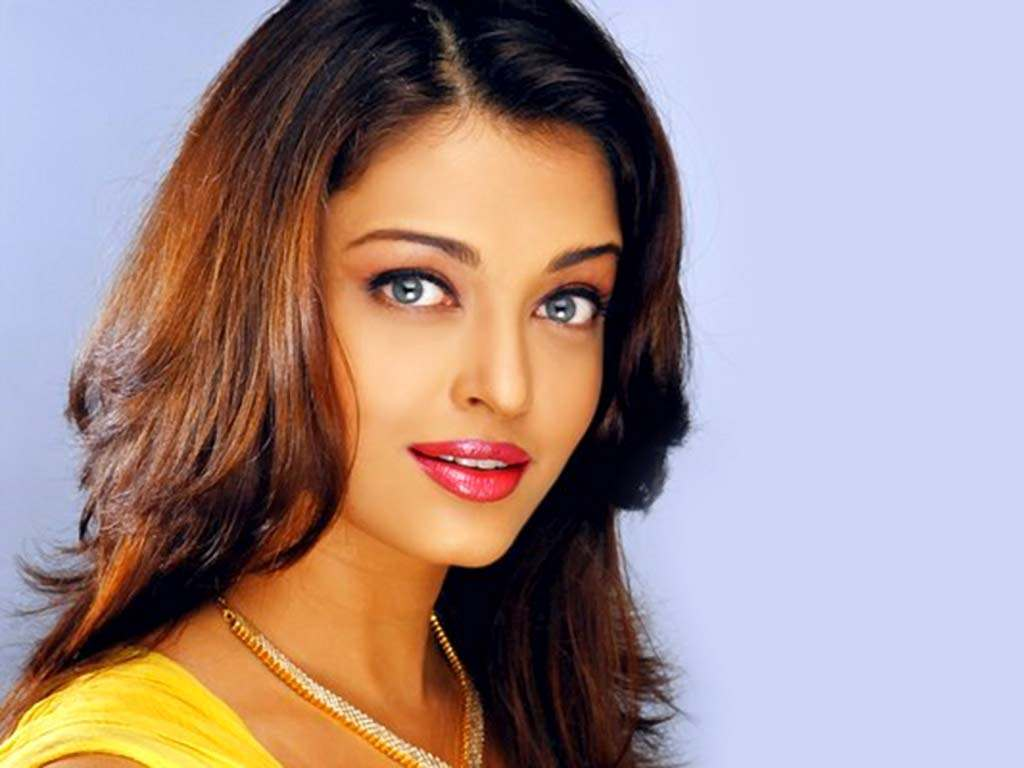
#> input picture assg3/aish.jpg, 1024 x 768 px
$ python knn_image.py aish.jpg black-dot.jpg
#> lines starting #> are read from the running program, lines starting #| are printed output that depends on the picture
#!/usr/bin/python3
import sys
import cv2
import numpy as np
import matplotlib.pyplot as plt

imgA = cv2.imread(sys.argv[1],0)
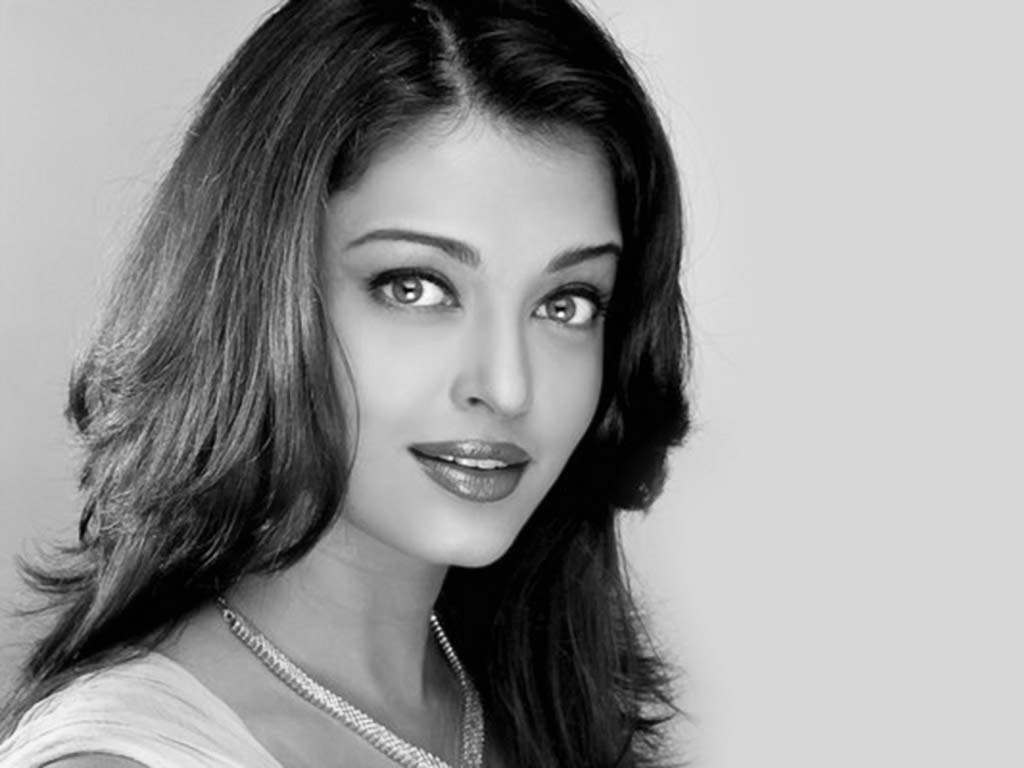
#> imgA: shape (768, 1024); min 0, max 255, mean 149.6
imgB = cv2.imread(sys.argv[2],0)
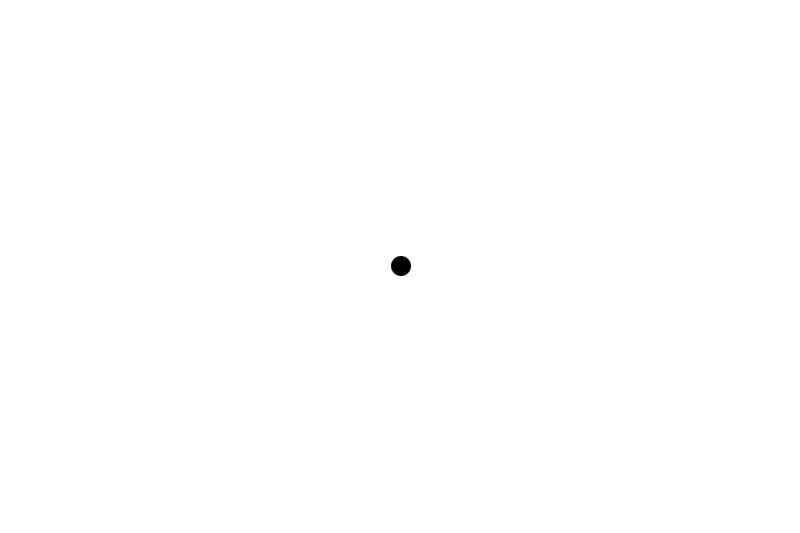
#> input picture assg3/black-dot.jpg, 800 x 533 px
#> imgB is the input picture: shape (533, 800); min 0, max 255, mean 254.8

trainData = []
responses = []

noOfRows = imgA.shape[0]
#> noOfRows = 768
noOfColumns = imgA.shape[1]
#> noOfColumns = 1024

for i in range(noOfRows):
    for j in range(noOfColumns):
        trainData.append(imgA[i][j])
        responses.append(noOfRows*i+j)
#> after the loop, responses = 786432 items; trainData = 786432 items


trainData = np.asarray(trainData).astype(np.float32)
responses = np.asarray(responses).astype(np.float32)

knn = cv2.ml.KNearest_create()
knn.train(trainData,cv2.ml.ROW_SAMPLE,responses)
newcomer = np.array(0).astype(np.float32)
ret, results, neighbours ,dist = knn.findNearest(newcomer, 1)

print ("result: ", results,"\n")
print ("Resulting Coordinates (y,x) : ",divmod(results,noOfRows))
#| Resulting Coordinates (y,x) :  (array([[0.]], dtype=float32), array([[297.]], dtype=float32))
(yNearest,xNearest) = divmod(results,noOfRows)
#> yNearest = [0]; xNearest = [297]
yNearest = int(yNearest)
#> yNearest = 0
xNearest = int(xNearest)
#> xNearest = 297

print(yNearest,xNearest)
#| 0 297
print ("neighbours: ", neighbours,"\n")
print ("distance: ", dist)
